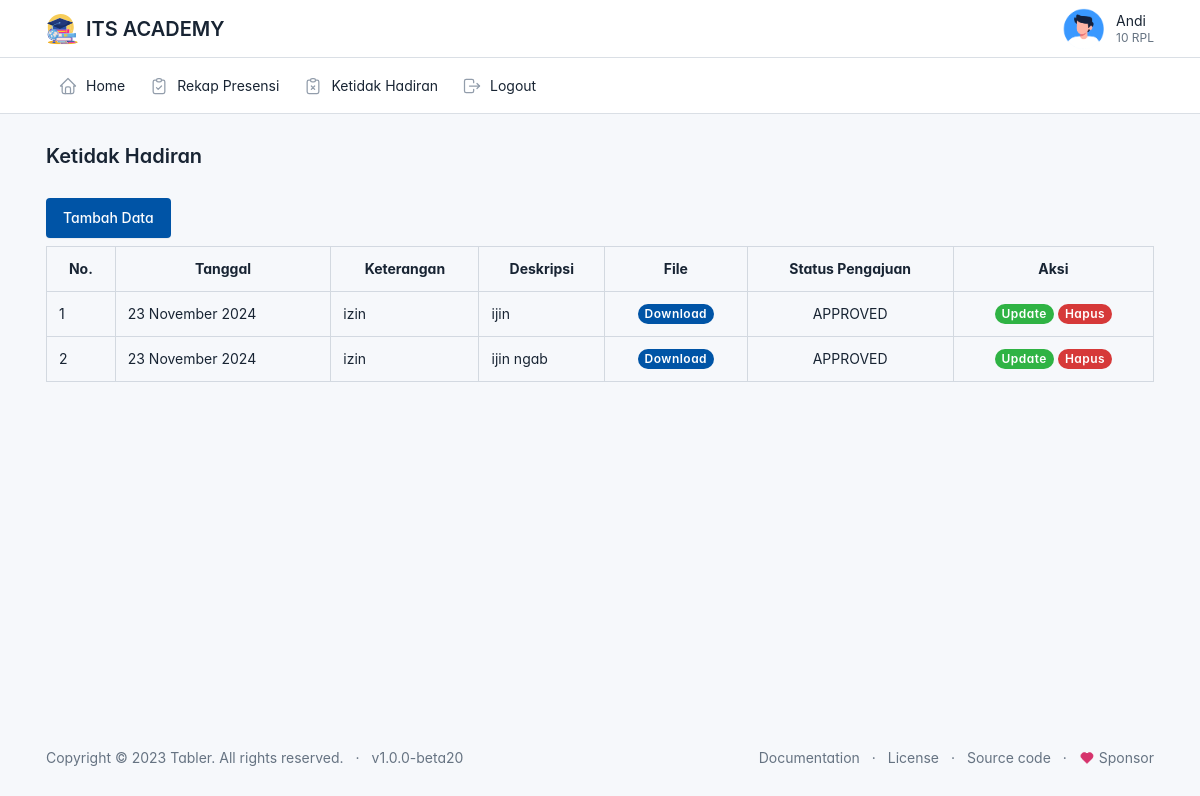
Page /siswa/ketidakhadiran/ketidakhadiran.php (signed in) on the committed database.
### tables this page shows
CREATE TABLE `user` (
  `id` int(11) NOT NULL,
  `id_pegawai` int(11) NOT NULL,
  `username` varchar(225) NOT NULL,
  `password` varchar(225) NOT NULL,
  `status` varchar(20) NOT NULL,
  `role` varchar(20) NOT NULL
);

CREATE TABLE `siswa` (
  `id` int(11) NOT NULL,
  `nisn` varchar(50) NOT NULL,
  `nama` varchar(225) NOT NULL,
  `jenis_kelamin` varchar(10) NOT NULL,
  `alamat` varchar(225) NOT NULL,
  `no_handphone` varchar(20) NOT NULL,
  `kelas` varchar(50) NOT NULL,
  `lokasi_presensi` varchar(50) NOT NULL,
  `foto` varchar(225) NOT NULL
);

CREATE TABLE `ketidakhadiran` (
  `id` int(11) NOT NULL,
  `id_siswa` int(11) NOT NULL,
  `keterangan` varchar(225) NOT NULL,
  `tanggal_pengajuan` date NOT NULL,
  `deskripsi` varchar(225) NOT NULL,
  `file` varchar(225) NOT NULL,
  `status_pengajuan` varchar(20) NOT NULL
);

### siswa/config.php (called while the page is built, shortened)
<?php
function base_url($url = null)
{
    $base_url = 'http://localhost/presensi';
    if($url != null){
        return $base_url . '/'.$url;
    }else{
        return $base_url;
    }
}
?>

### siswa/ketidakhadiran/ketidakhadiran.php (the view, shortened to what this page needs)
<?php
$judul = 'Ketidak Hadiran';
include('../layout/header.php');
include_once("../../siswa/config.php");
$id = $_SESSION['id'];
$result = mysqli_query($connection, "SELECT * FROM ketidakhadiran WHERE id_siswa = '$id' ORDER BY id DESC");
?>
<div class="page-body">
    <div class="container-xl">
        <a href="<?= base_url('siswa/ketidakhadiran/pengajuan_ketidakhadiran.php') ?>" class="btn btn-primary">Tambah
            Data</a>
        <table class="table table-bordered mt-2">
            <tr class="text-center">
                <th>No.</th>
                <th>Tanggal</th>
                <th>Keterangan</th>
                <th>Deskripsi</th>
                <th>File</th>
                <th>Status Pengajuan</th>
                <th>Aksi</th>
            </tr>
            <?php if(mysqli_num_rows($result) === 0) { ?>
            <tr>
                <td colspan="7">Data Ketidak Hadiran Masih Kosong</td>
            </tr>
            <?php }else{ ?>
            <?php $no = 1;
                while($data = mysqli_fetch_array($result)) : ?>
            <tr>
                <td><?= $no++ ?></td>
                <td><?= date('d F Y', strtotime($data['tanggal_pengajuan'])) ?></td>
                <td><?= $data['keterangan'] ?></td>
                <td><?= $data['deskripsi'] ?></td>
                <td class="text-center">
                    <a target="_blank" href="<?= base_url('asset/img/file_ketidakhadiran/' . $data['file']) ?>"
                        class="badge badge-pill bg-primary">Download</a>
                </td>
                <td class="text-center"><?= $data['status_pengajuan'] ?></td>
                <td class="text-center">
                    <a href="edit.php?id=<?= $data['id'] ?>" class="badge badge-pill bg-success">Update</a>
                    <a href="hapus.php?id=<?= $data['id'] ?>" class="badge badge-pill bg-danger tombol-hapus">Hapus</a>
                </td>
            </tr>
            <?php endwhile ?>
            <?php } ?>
        </table>
    </div>
</div>
<?php include('../layout/footer.php');?>

### siswa/layout/header.php (shortened to what this page needs)
<?php
global $judul;
require_once('../../siswa/config.php')?>
<!doctype html>
<html lang="en">
<head>
    <link href="<?php echo base_url('asset/css/tabler.min.css?1692870487') ?>" rel="stylesheet" />
    <link href="<?php echo base_url('asset/css/tabler-vendors.min.css?1692870487')?>" rel="stylesheet" />
    <link href="<?php echo base_url('asset/css/demo.min.css?1692870487') ?>" rel="stylesheet" />
    <link rel="stylesheet" href="https://cdnjs.cloudflare.com/ajax/libs/font-awesome/6.7.0/css/all.min.css">
</head>
<body>
    <div class="page">
        <header class="navbar navbar-expand-md d-print-none">
            <div class="container-xl">
                <h1 class="navbar-brand navbar-brand-autodark d-none-navbar-horizontal pe-0 pe-md-3">
                    <a href=".">
                        <img src="<?php echo base_url('asset/img/ITS.svg')?>" width="110" height="32" alt="Tabler"
                            class="navbar-brand-image">
                    </a>
                    <span class="w-110 h-32 ">ITS ACADEMY</span>
                </h1>
                <div class="navbar-nav flex-row order-md-last">
                    <?php
                    $id = $_SESSION['id'];
                    $result = mysqli_query($connection,"SELECT user.id_pegawai,user.username,user.status,user.role, siswa. * FROM user JOIN siswa ON user.id_pegawai = siswa.id where siswa.id=$id");
                     ?>
                    <?php while($siswa = mysqli_fetch_array($result)) : ?>
                    <div class="nav-item dropdown">
                        <a href="#" class="nav-link d-flex lh-1 text-reset p-0" data-bs-toggle="dropdown"
                            aria-label="Open user menu">
                            <img class="avatar-sm" style="border-radius: 100%; width: 50px; "
                                src="<?= base_url('asset/img/foto_siswa/' .$siswa['foto']) ?> ">
                            <div class="d-none d-xl-block ps-2">
                                <div><?= $_SESSION['nama'] ?></div>
                                <div class="mt-1 small text-secondary"><?= $_SESSION['kelas']; ?></div>
                            </div>
                        </a>
                    </div>
                    <?php endwhile; ?>
                </div>
            </div>
        </header>
        <header class="navbar-expand-md">
            <div class="collapse navbar-collapse" id="navbar-menu">
                <div class="navbar">
                    <div class="container-xl">
                        <ul class="navbar-nav">
                            <li class="nav-item ">
                                <a class="nav-link" href="<?= base_url('siswa/home/home.php') ?>">
                                    <span class="nav-link-icon d-md-none d-lg-inline-block">
                                    </span>
                                    <span class="nav-link-title">
                                        Home
                                    </span>
                                </a>
                            </li>
                            <li class="nav-item ">
                                <a class="nav-link" href="<?= base_url('siswa/presensi/rekap_presensi.php') ?>">
                                    <span class="nav-link-icon d-md-none d-lg-inline-block">
                                    </span>
                                    <span class="nav-link-title">
                                        Rekap Presensi
                                    </span>
                                </a>
                            </li>
                            <li class="nav-item">
                                <a class="nav-link" href="<?= base_url('siswa/ketidakhadiran/ketidakhadiran.php') ?>">
                                    <span class="nav-link-icon d-md-none d-lg-inline-block">
                                    </span>
                                    <span class="nav-link-title">
                                        Ketidak Hadiran
                                    </span>
                                </a>
                            </li>
                            <li class="nav-item">
                                <a class="nav-link" href="<?= base_url('auth/logout.php') ?>">
                                    <span class="nav-link-icon d-md-none d-lg-inline-block">
                                    </span>
                                    <span class="nav-link-title">
                                        Logout
                                    </span>
                                </a>
                            </li>
                        </ul>
                    </div>
                </div>
            </div>
        </header>
        <div class="page-wrapper">
            <div class="page-header d-print-none">
                <div class="container-xl">
                    <div class="row g-2 align-items-center">
                        <div class="col">
                            <h2 class="page-title">
                                <?= $judul ?>
                            </h2>
                        </div>
                    </div>
                </div>
            </div>

### siswa/layout/header.php (style rules this page uses)
:root { --tblr-font-sans-serif: 'Inter Var', -apple-system, BlinkMacSystemFont, San Francisco, Segoe UI, Roboto, Helvetica Neue, sans-serif; }
body { font-feature-settings: "cv03", "cv04", "cv11"; }

### rows in the picture
user: id_pegawai.foto (picture)
ketidakhadiran: tanggal_pengajuan "23 November 2024", keterangan "izin", deskripsi "ijin", status_pengajuan "APPROVED"
ketidakhadiran: tanggal_pengajuan "23 November 2024", keterangan "izin", deskripsi "ijin ngab", status_pengajuan "APPROVED"

### other values in the picture
$judul "Ketidak Hadiran"
